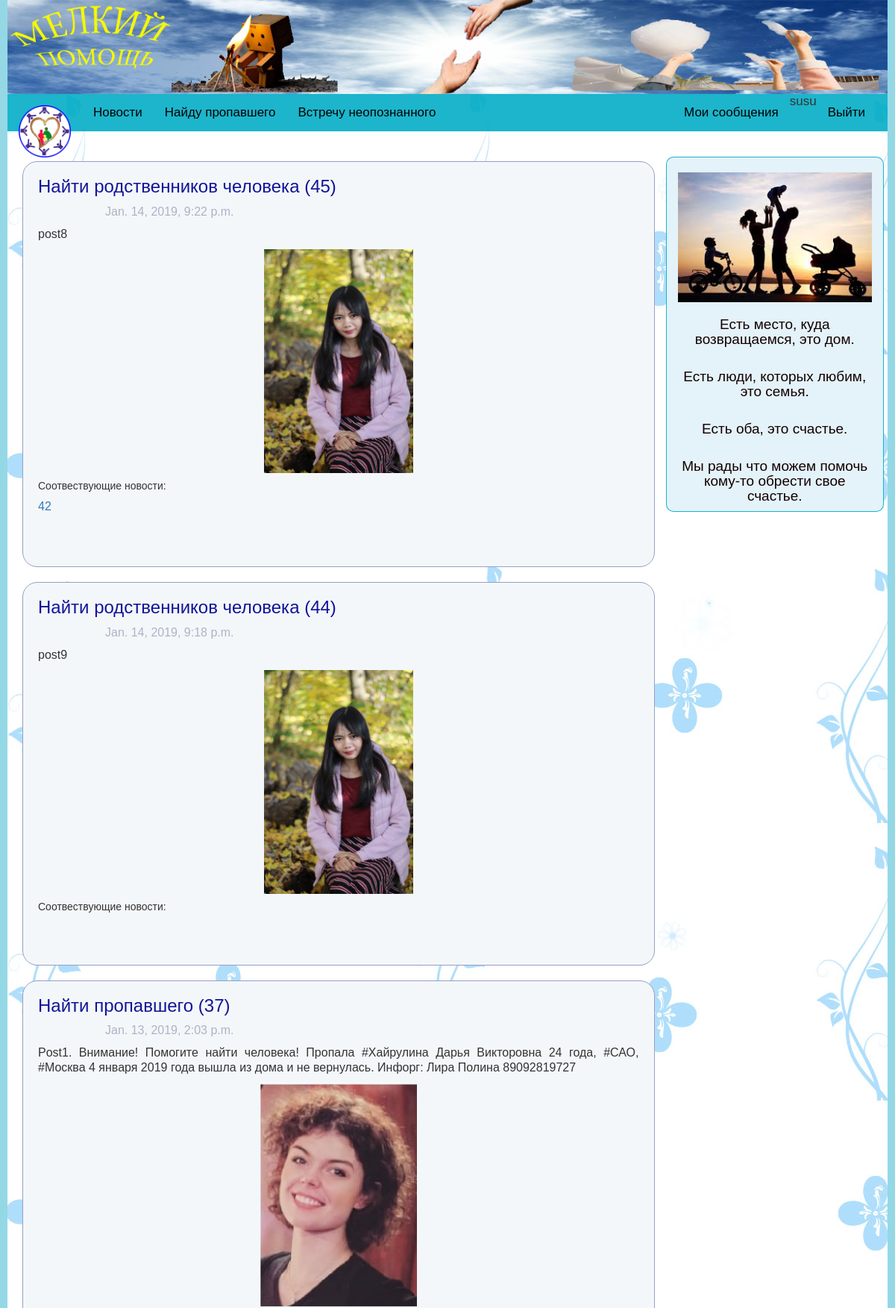
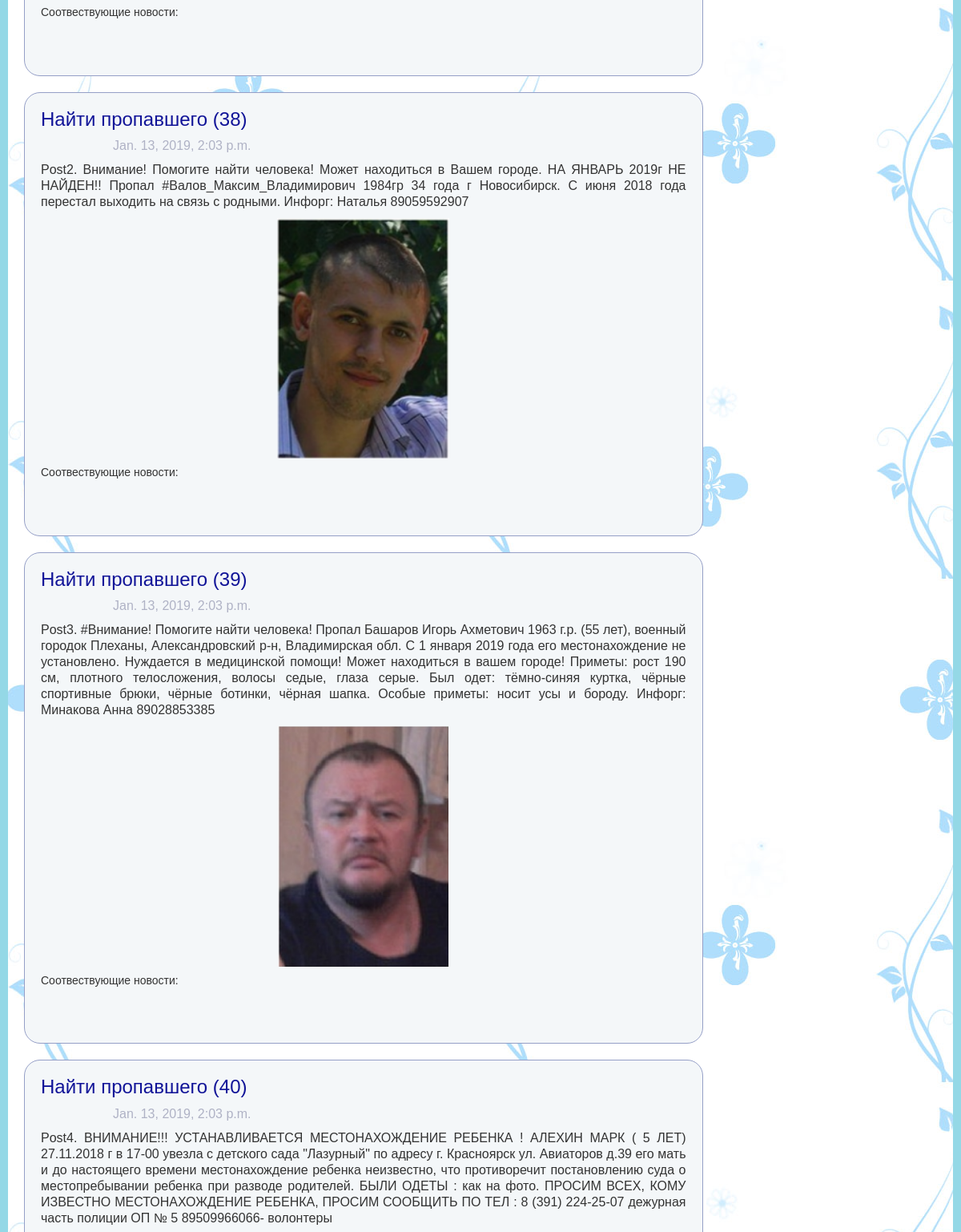
The page /posts/ (signed in, upper part) on the database its author committed (2 pictures, top to bottom).
### find/models.py (models this page shows, shortened)
class Post(models.Model):
    text = models.TextField()
    time = models.DateTimeField(default = datetime.datetime.now())
    found = models.BooleanField(default=False)
    user = models.ForeignKey(settings.AUTH_USER_MODEL, on_delete=models.CASCADE, default=None)
    post_type = models.ForeignKey(Post_type, on_delete=models.CASCADE, default=None)
    relative = models.ForeignKey(Relative, on_delete=models.CASCADE, default=None)
    class Admin: pass

class Post_type(models.Model):
    type_name = models.CharField(max_length=50)
    def __str__(self):
        return self.type_name
    class Admin: pass

class Victim(models.Model):
    date = models.DateField()
    place = models.CharField(max_length=100)
    image = models.ImageField(upload_to=path_and_rename_victim, default = 'images/non.png')
    additional_information = models.CharField(max_length=50, null=True)
    post = models.ForeignKey(Post, on_delete=models.CASCADE, default=None, related_name='victim')
    class Admin: pass

class Match(models.Model):
   missing_person = models.ForeignKey(Missing_person, on_delete=models.CASCADE, related_name="missing_person")
   victim = models.ForeignKey(Victim, on_delete=models.CASCADE, related_name="victim_person")
   exactly = models.BooleanField(default=False)
   class Admin: pass

class Missing_person(models.Model):
    name = models.CharField(max_length=50)
    nickname = models.CharField(max_length=20, null=True)
    birthday = models.DateField()
    missing_place = models.CharField(max_length=100)
    missing_time = models.DateField()
    status = models.CharField(max_length=20)
    image = models.ImageField(upload_to=path_and_rename_missing, default = 'images/non.png')
    post = models.ForeignKey(Post, on_delete=models.CASCADE, default=None, related_name='missing')
    class Admin: pass

### find/views.py (the view)
# urls.py: path('posts/', views.PostList.as_view()),
class PostList(ListView):
	queryset = models.Post.objects.all().order_by("-time")
	template_name = 'posts.html'
	context_object_name = 'post'
	paginate_by = 10

### find/models.py (called while the page is built)
    def __str__(self):
        return self.fullname

### templates/posts.html (shortened to what this page needs)
{% extends "template.html" %}
{% block css %}
{% load static %}
<link rel="stylesheet" href="{% static 'css/posts1.css' %}">
{% endblock %}
{% block content %}
	{% for post in object_list %}
		<div class="post content">
			<h3 ><a class="title" href="/post/{{post.id}}">{{post.post_type}} ({{post.id}})</a></h3>
			<p class="time">{{post.time}}</p>
			<p>{{post.text}}</p>
			{% for m in post.missing.all %}
				<div class="image"><img src="{{m.image.url}}" alt=""></div>
				<h5>Соотвествующие новости:</h5>
			{% endfor %}
			{% for v in post.victim.all %}
				<div class="image"><img src="{{v.image.url}}" alt=""></div>
				<h5>Соотвествующие новости:</h5>
				{% for vp in v.victim_person.all %}
					<p><a href="/post/{{vp.missing_person.post.id}}">{{vp.missing_person.post.id}}</a></p>
				{% endfor %}
			{% endfor %}
		<br>
		<br>
		</div>
	{% endfor %}
<br>
{% endblock %}

### templates/template.html (shortened to what this page needs)
<!DOCTYPE html>
<html lang="ru">
	<head>
		<link rel="stylesheet" href="https://maxcdn.bootstrapcdn.com/bootstrap/3.3.6/css/bootstrap.min.css">
		<link rel="stylesheet" href="https://cdnjs.cloudflare.com/ajax/libs/font-awesome/4.7.0/css/font-awesome.min.css">
		{% load static %}
		<link rel="stylesheet" href="{% static 'css/template4.css' %}">
		{% block css %}{% endblock %}
	</head>
	<body>
		<div class="background1">
			<div class="banner" width="100%">
				<img width="100%" src="{% static 'images/banner.jpg' %}" alt="">
			</div>
			<div class="background2">
		<nav class="navbar navbar-inverse" role="navigation">
			<div class="container-fluid">
				<div class="navbar-header">
					<a class="navbar-brand" href="/"><img src="{% static 'images/logo2.png' %}" alt=""></a>
				</div>
				<div class="collapse navbar-collapse navbar-ex1-collapse">
					<ul class="nav navbar-nav">
						<li><a href="/posts">Новости</a></li>
						<li><a href="/post_missing">Найду пропавшего</a></li>
						<li><a href="/post_victim">Встречу неопознанного</a></li>
					</ul>
					<ul class="nav navbar-nav navbar-right">
						{% if user.username %}
							<li><a href="/mypost">Мои сообщения</a></li>
							<li><p>{{ user.username }}</p></li>
							<li><a href="{% url 'logout' %}">Выйти</a></li>
						{% else %}
							<li><a href="{% url 'login' %}">Войти</a></li>
							<li><a href="/regis">Регистрация</a></li>
						{% endif %}
					</ul>
				</div>
			</div>
		</nav>
		<div class="container body">
			<div class="row">
				<div class="col-xs-12 col-sm-12 col-md-9 col-lg-9">
					{% block content %}{% endblock %}
				</div>
				<div class="col-xs-12 col-sm-12 col-md-3 col-lg-3 maxim">
					<img src="{% static 'images/family3.jpg' %}" class="img-responsive" alt=""><br>
					<p>Есть место, куда возвращаемся, это дом.</p><br>
					<p>Есть люди, которых любим, это семья.</p><br>
					<p>Есть оба, это счастье.</p><br>
					<p>Мы рады что можем помочь кому-то обрести свое счастье.</p>
				</div>
			</div>
		</div>
	    </div>
	    </div>
	</body>
</html>

### templates/static/css/template4.css (style rules this page uses)
body { font: 13px/20px 'Lucida Grande', Tahoma, Verdana, sans-serif; }
.background2 { background: url(../images/bg.jpg); padding-bottom: 40px; }
.background1 { padding-left: 10px; padding-right: 10px; background-color: #94d8e6; }
.navbar { background-color: #00acc5e3; font-size: 17px; border: 0px; border-radius: 0px; }
.navbar-brand>img { width: 70px; }
.navbar-inverse .navbar-nav>li>a { color: black; }
.content { border: 1px solid #00a4c5; background-color: #f4f7f9; border-radius: 20px; margin-bottom: 20px; margin-top: 14px; padding-left: 20px; padding-right: 20px; padding-bottom: 20px; }
.maxim { border: 1px solid #00acc5e3; padding-top: 20px; border-radius: 10px; color: #110000; background-color: #e4f2f9; margin-top: 14px; text-align: center; font-size: 19px; }
.title { color: #111498; text-align: center; }
.content > p { text-align: justify; }
* { margin: 0; padding: 0; }
body { font-family: 'Verdana', sans-serif; font-size: 16px; }
a { text-decoration: none; -webkit-transition: all .2s linear; -moz-transition: all .2s linear; -ms-transition: all .2s linear; -o-transition: all .2s linear; transition: all .2s linear; }

### templates/static/css/posts1.css (style rules this page uses)
.post { border: 1px solid #959fc7; border-radius: 20px; margin-top: 20px; }
.image { text-align: center; }
.post img { height: 300px; }
.title { color: #111498; }
p.time { color: #afb2c5; padding-left: 90px; }

### rows shown on the page
Post: post_type "Найти родственников человека", id "45", time "Jan. 14, 2019, 9:22 p.m.", text "post8"
Victim: image (picture)
Match: missing_person.post.id "42"
Post: post_type "Найти родственников человека", id "44", time "Jan. 14, 2019, 9:18 p.m.", text "post9"
Victim: image (picture)
Post: post_type "Найти пропавшего", id "37", time "Jan. 13, 2019, 2:03 p.m.", text "Post1. Внимание! Помогите найти человека! Пропала #Хайрулина Дарья Викторовна 24 года, #САО, #Москва 4 января 2019 года вышла из дома и не вернулась. Инфорг: Лира Полина 89092819727"
Missing_person: image (picture)
Post: post_type "Найти пропавшего", id "38", time "Jan. 13, 2019, 2:03 p.m.", text "Post2. Внимание! Помогите найти человека! Может находиться в Вашем городе. НА ЯНВАРЬ 2019г НЕ НАЙДЕН!! Пропал #Валов_Максим_Владимирович 1984гр 34 года г Новосибирск. С июня 2018 года перестал выходить на связь с родными. Инфорг: Наталья 89059592907"
Missing_person: image (picture)
Post: post_type "Найти пропавшего", id "39", time "Jan. 13, 2019, 2:03 p.m.", text "Post3. #Внимание! Помогите найти человека! Пропал Башаров Игорь Ахметович 1963 г.р. (55 лет), военный городок Плеханы, Александровский р-н, Владимирская обл. С 1 января 2019 года его местонахождение не установлено. Нуждается в медицинской помощи! Может находиться в вашем городе! Приметы: рост 190 см, плотного телосложения, волосы седые, глаза серые. Был одет: тёмно-синяя куртка, чёрные спортивные брюки, чёрные ботинки, чёрная шапка. Особые приметы: носит усы и бороду. Инфорг: Минакова Анна 89028853385"
Missing_person: image (picture)
Post: post_type "Найти пропавшего", id "40", time "Jan. 13, 2019, 2:03 p.m.", text "Post4. ВНИМАНИЕ!!! УСТАНАВЛИВАЕТСЯ МЕСТОНАХОЖДЕНИЕ РЕБЕНКА ! АЛЕХИН МАРК ( 5 ЛЕТ) 27.11.2018 г в 17-00 увезла с детского сада \"Лазурный\" по адресу г. Красноярск ул. Авиаторов д.39 его мать и до настоящего времени местонахождение ребенка неизвестно, что противоречит постановлению суда о местопребывании ребенка при разводе родителей. БЫЛИ ОДЕТЫ : как на фото. ПРОСИМ ВСЕХ, КОМУ ИЗВЕСТНО МЕСТОНАХОЖДЕНИЕ РЕБЕНКА, ПРОСИМ СООБЩИТЬ ПО ТЕЛ : 8 (391) 224-25-07 дежурная часть полиции ОП № 5 89509966066- волонтеры"

### other values the page prints
{{ user.username }} "susu"
